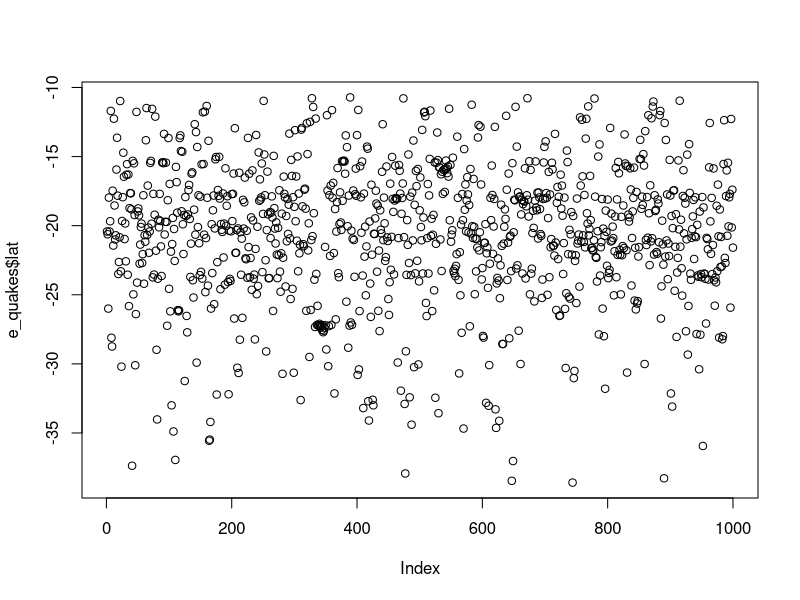
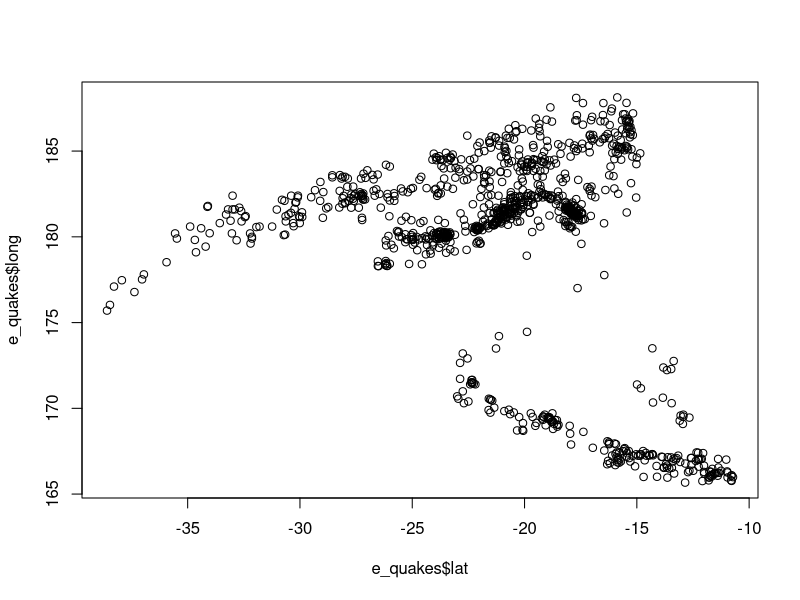
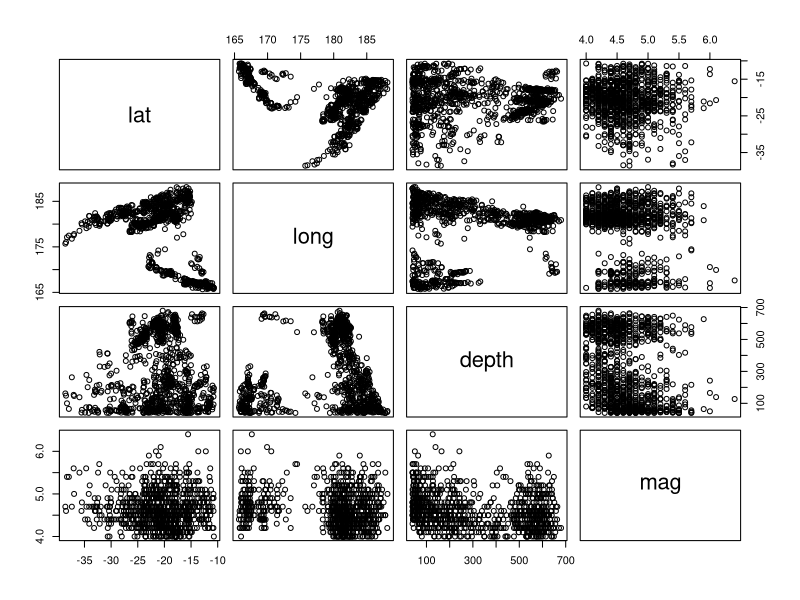
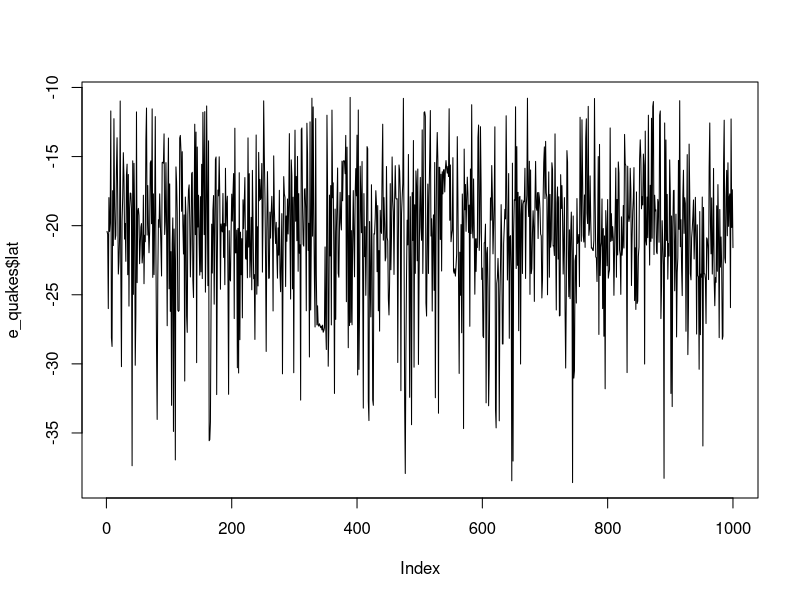
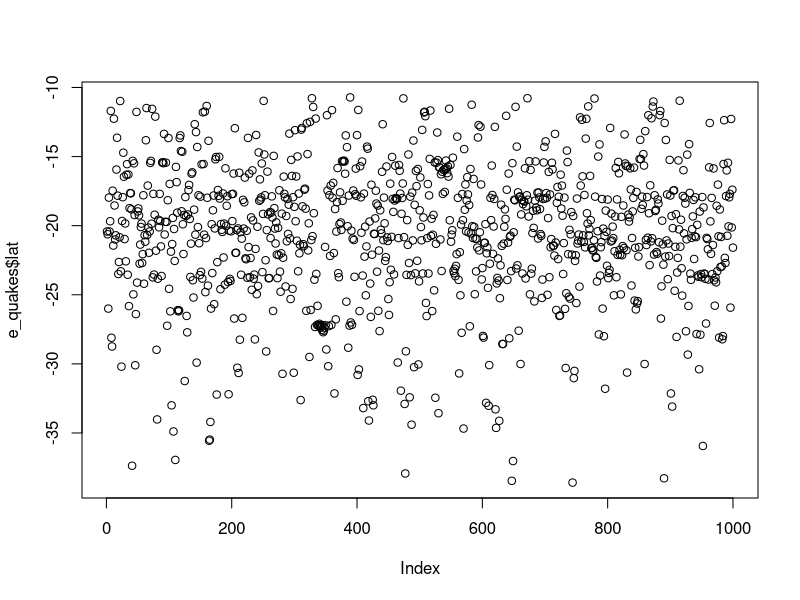
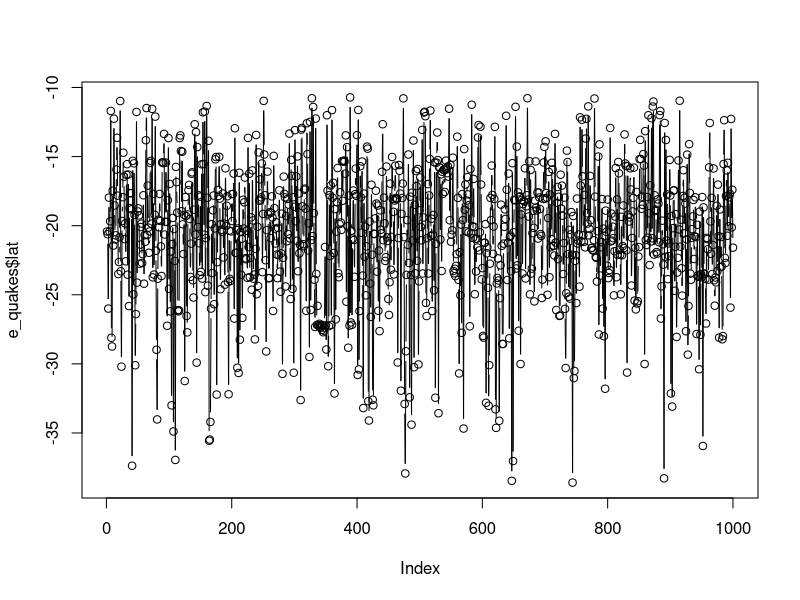
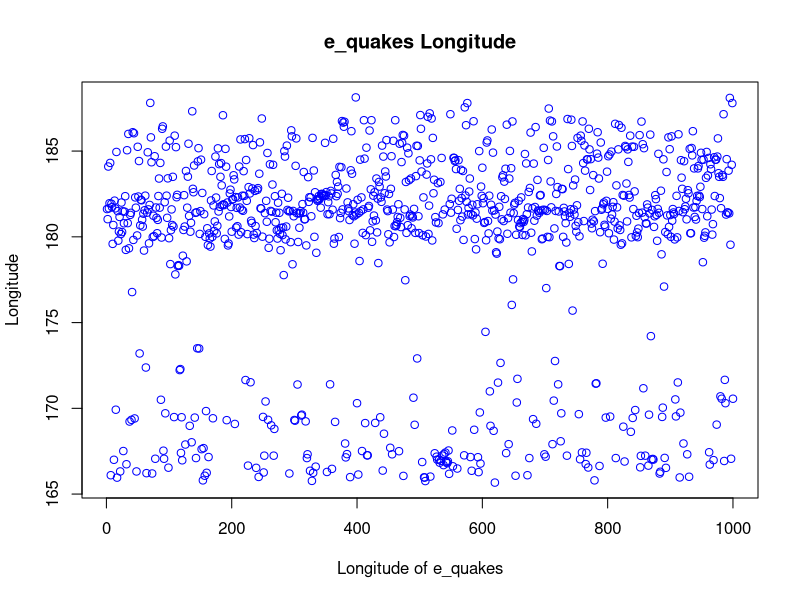
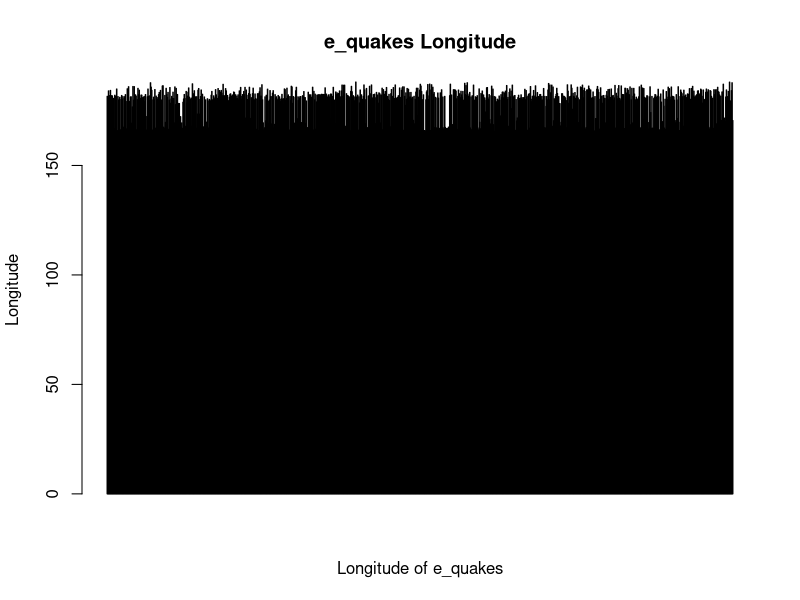

The R source for these figures, in order: (Note: this script raises an error after producing the figures.)

#Home WORK
library(e1071)
e_quakes<-datasets::quakes
e_quakes
####Top 10 rows and last 10 rows
head(e_quakes,10) # calling only top 10 rows with column
tail(e_quakes,10) # calling only last 10 rows with column


######Columns
e_quakes[,c(1,2)]  # calling for all row and only 1 & 2 no column
e_quakes<-e_quakes[,-5] # deleting the column no 5
e_quakes

summary(e_quakes[]) #summary command will gives the mean, median, mean, ist quartile, 3rd quartile, min & max
e_quakes$lat
summary(e_quakes$lat[])
e_quakes
e_quakes

########################
#####################
plot(e_quakes$lat)
plot(e_quakes$lat, e_quakes$long,type="p") ### comparison of 2 columns in a data frame where "p" stands for points



plot(e_quakes)


# points and lines 
plot(e_quakes$lat, type= "l")           # l: lines plot
plot(e_quakes$lat, type= "p")           # p: points plot
plot(e_quakes$lat, type= "b")           # p: points plot


plot(e_quakes$long,main = 'e_quakes Longitude', xlab= 'Longitude of e_quakes', ylab = 'Longitude', col= 'blue')

#### Horizontal bar plot
barplot(e_quakes$long, main='e_quakes Longitude',xlab= 'Longitude of e_quakes',
        ylab = 'Longitude', col= 'blue',horiz =F  ,axes=T) ## here in axes T means i am showing the axes i.e X & Y. If we place F in place of T in axes it will not show us the axes.


###Histogram
hist(e_quakes$depth)
hist(e_quakes$depth, main = 'e_quakes Depth', xlab = 'Depth of e_quakes',col = 'blue',ylab = 'Frequency')

###Single box plot
boxplot(e_quakes$mag, main='Boxplot')
boxplot.stats(e_quakes$mag)$out  #### this command with boxplot.stats() is used for checking the outliers in the data


boxplot(e_quakes$lat , main='Boxplot')
boxplot.stats(e_quakes$lat)$out


boxplot(e_quakes$depth, main='Boxplot')
boxplot.stats(e_quakes$depth)$out 


boxplot(e_quakes$long , main='Boxplot')
boxplot.stats(e_quakes$long)$out 


#### Multiple box plots
boxplot(e_quakes[,1:4], main='Multiple')



 
#this (mfrow) means no of rows and columns, 
#this (mar) is used for margin of the grid
#this (bty) is used whether a border/boxes is to be included. (bty='o') means included & (bty='n') means not included boxes/border
#and position of the 
#this las command is used for labels whether needs to be vertical or horizontal labels(las: 1 for horizontal, las: 0 for vertical)
#bty - box around the plot

par(mfrow=c(3,3), mar=c(2,5,2,1),las=1, bty='o')  ### par() function is used to Quarry Graphical Parameters/ its means you are making the mattrices of your data sets
plot(e_quakes$lat)    
plot(e_quakes$lat, e_quakes$long)
plot(e_quakes$lat, type="l")
plot(e_quakes$lat, type="l")
plot(e_quakes$lat, type="l")
barplot(e_quakes$lat,main='e_quakes Latitude',xlab= 'Latitude of e_quakes',
        ylab = 'Latitude', col= 'orange',horiz =F  ,axes=T)
hist(e_quakes$depth)
boxplot(e_quakes$depth)
boxplot(e_quakes[,0:4], main='Multiple Box Plots')


##################variance###############################
var(e_quakes$lat)
var(e_quakes$long)
var(e_quakes$depth)
var(e_quakes$mag)

#########################################################
#########################################################



#Column Lat
#######Skewness#########################################

lat<-e_quakes$lat #storing the vale of lat column in lat.
mean(lat)         # calculating mean of lat
skewness(lat) ##Print Skewness of distribution
## the value of column late is -0.67 which is less than zero. Also the graph is said to be Negatively skewed wit the majority of data vales greater than mean. most of the values are concentrated on the right side of the graph

#Histogram of distribution
hist(e_quakes$lat,main = 'Latitude of e_quakes is -vely Skewed', xlab = 'Latitude',col = 'blue',)

#######Kurtosis#########################################
kurtosis(e_quakes$lat) #print Kurtosis of distribution

#Histogram of distribution
hist(e_quakes$lat,main = 'Latitude of e_quakes is Platykurtic', xlab = 'Latitude',col = '#ffa600',)

#Density Plot
plot(e_quakes$lat, main = 'Density plot of Latitude')
plot(e_quakes$lat, main = 'Density plot of Latitude',type = 'l')
polygon(e_quakes$lat, col="red", border="blue")
#############################################################################################################
#############################################################################################################



#Column Long
#######Skewness#########################################

long<-e_quakes$long #storing the vale of lat column in lat.
mean(long)         # calculating mean of lat
skewness(long) ##Print Skewness of distribution
## the value of column late is -1.161 which is less than zero. Also the graph is said to be Negatively skewed wit the majority of data vales greater than mean. most of the values are concentrated on the right side of the graph

#Histogram of distribution
hist(e_quakes$long,main = 'Longitude of e_quakes is -vely Skewed', xlab = 'Longitude',col = 'blue',)

#######Kurtosis#########################################
kurtosis(e_quakes$long) #print Kurtosis of distribution

#Histogram of distribution
hist(e_quakes$long,main = 'Longitude of e_quakes is Platykurtic', xlab = 'longitude',col = '#ffa600',)

#Density Plot
plot(e_quakes$long, main = 'Density plot of Longitude')
polygon(e_quakes$long, col="red", border="blue")
plot(e_quakes$long, main = 'Density plot of Longitude',type = 'l')
#############################################################################################################
#############################################################################################################



#Column Depth
#######Skewness#########################################

mean(e_quakes$depth)         # calculating mean of lat
skewness(e_quakes$depth) ##Print Skewness of distribution
## the value of column late is 0.197 which is greater than zero. Also the graph is said to be Positively skewed with the majority of data vales greater than mean. most of the values are concentrated on the left side of the graph

#Histogram of distribution
hist(e_quakes$depth,main = 'Depth of e_quakes is Poitively Skewed', xlab = 'Depth',col = 'blue')

#######Kurtosis#########################################
kurtosis(e_quakes$depth) #print Kurtosis of distribution

#Histogram of distribution
hist(e_quakes$depth,main = 'Depth of e_quakes is Platykurtic', xlab = 'Depth',col = '#ffa600',)

#Density Plot
plot(e_quakes$depth, main = 'Density plot of Depth')
polygon(e_quakes$depth, col="red", border="blue")
plot(e_quakes$depth, main = 'Density plot of Depth',type = 'l')
#############################################################################################################
#############################################################################################################




#Column Magnitude
#######Skewness#########################################

mean(e_quakes$mag)         # calculating mean of lat
skewness(e_quakes$mag) ##Print Skewness of distribution
## the value of column late is 0.767 which is greater than zero. Also the graph is said to be Positively skewed with the majority of data vales greater than mean. most of the values are concentrated on the left side of the graph

#Histogram of distribution
hist(e_quakes$mag,main = 'Magnitude of e_quakes is Positively Skewed', xlab = 'Magnitude',col = 'blue')

#######Kurtosis#########################################
kurtosis(e_quakes$mag) #print Kurtosis of distribution

#Histogram of distribution
hist(e_quakes$mag,main = 'Magnitude of e_quakes is Platykurtic', xlab = 'Magnitude',col = '#ffa600',)

#Density Plot
plot(e_quakes$mag, main = 'Density plot of Magnitude')
polygon(e_quakes$mag, col="red", border="blue")
plot(e_quakes$mag, main = 'Density plot of Magnitude',type = 'l')
##############################################################################################################
##############################################################################################################



#Column Stations
#######Skewness#########################################
sat<-e_quakes$stations
mean(e_quakes$stations)# calculating mean of lat
mean(sat)# calculating mean of lat
skewness(sat) ##Print Skewness of distribution
## the value of column late is 1.614 which is greater than zero. Also the graph is said to be Positively skewed with the majority of data vales greater than mean. most of the values are concentrated on the left side of the graph

#Histogram of distribution
hist(sat,main = 'Stations of e_quakes is Positively Skewed', xlab = 'Stations',col = '#58508d')

#######Kurtosis#########################################
kurtosis(sat) #print Kurtosis of distribution

#Histogram of distribution
hist(sat,main = 'Stations of e_quakes is Platykurtic', xlab = 'Stations',col = '#ffa600',)

#Density Plot
plot(sat, main = 'Density plot of Stations')
polygon(sat, col="red", border="blue")
plot(sat, main = 'Density plot of Magnitude',type = 'l')

 
     